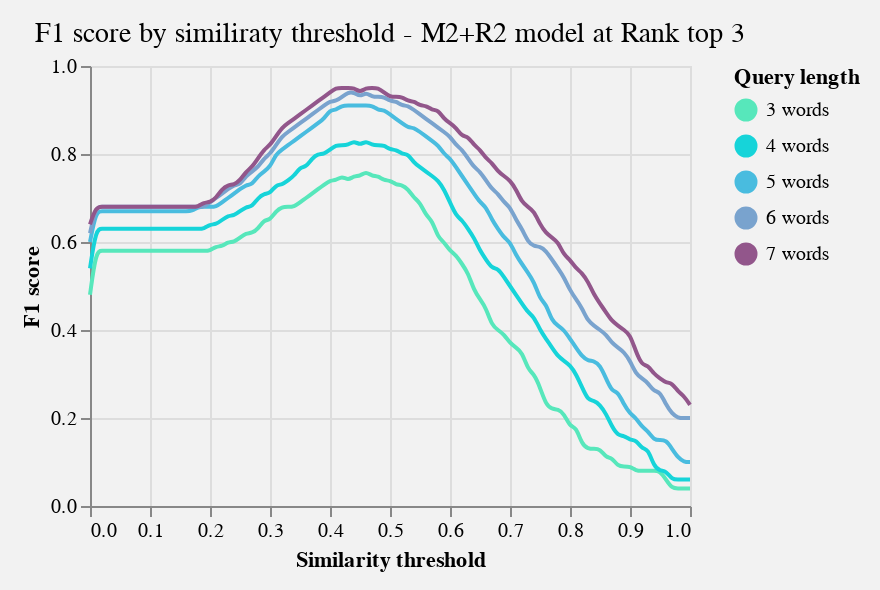

The code cell stored with this chart in its notebook:
### Code cell
def chart_with_tooltip(source, x, y, color, tooltip, title, chart_type):
    domain = source[color].unique()
    # range_ = ["#92568B","#79A3CE", "#49BCDF", "#16D4D9", "#57E7BB"][:len(domain)]
    range_ = ["#57E7BB","#16D4D9", "#49BCDF", "#79A3CE", "#92568B"][:len(domain)]
    
    chart1 = alt.Chart(df_reduced).mark_line().encode(
            alt.X('{}:Q'.format(x)),
            alt.Y('{}:Q'.format(y)),
            color = alt.Color('{}:N'.format(color), scale=alt.Scale(domain=domain, range=range_)),
            tooltip="{}:Q".format(tooltip))

    nearest = alt.selection(type='single', nearest=True, on='mouseover', fields=[x], empty='none')

        # The basic line
    
    line = alt.Chart(source).mark_line(interpolate='basis').encode(
            alt.X('{}:Q'.format(x)),
            alt.Y('{}:Q'.format(y)),
            color = alt.Color('{}:N'.format(color), scale=alt.Scale(domain=domain, range=range_)))
    
    if chart_type == "point":    
        point = alt.Chart(source).mark_point(interpolate='basis').encode(
                alt.X('{}:Q'.format(x)),
                alt.Y('{}:Q'.format(y)),
                color = alt.Color('{}:N'.format(color), scale=alt.Scale(domain=domain, range=range_)))

        # Transparent selectors across the chart. This is what tells us
        # the x-value of the cursor
    selectors = alt.Chart(source).mark_point().encode(
            x='{}:Q'.format(x),
            opacity=alt.value(0),
        ).add_selection(
            nearest)

        # Draw points on the line, and highlight based on selection
    points = line.mark_point().encode(opacity=alt.condition(nearest, alt.value(1), alt.value(0))    )

        # Draw text labels near the points, and highlight based on selection
    text = line.mark_text(align='left', dx=5, dy=-5).encode(text=alt.condition(nearest, 'F1 score:Q', alt.value(' ')))

        # Draw a rule at the location of the selection
    rules = alt.Chart(source).mark_rule(color='gray').encode(
            x='{}:Q'.format(x),
        ).transform_filter(
            nearest
        )
        # Put the five layers into a chart and bind the data
     
    if chart_type == "point":
        chart = alt.layer(
            point, selectors, points, rules, text
            ).properties(
                width=300, height=220,
            title=alt.TitleParams(text=title, fontSize = 15, fontWeight = 400), 
            padding={"left": 10, "top": 10, "right": 10, "bottom": 10}
            ).configure(background='#F2F2F2')
        
    else:
        
        
        chart = alt.layer(
                line, selectors, points, rules, text
            ).properties(
                width=300, height=220,
            title=alt.TitleParams(text=title, fontSize = 14, fontWeight = 400), 
            padding={"left": 10, "top": 10, "right": 10, "bottom": 10}
            ).configure(background='#F2F2F2')

        
    return chart 
source = df_reduced
x = "Similarity threshold"
y = "F1 score"
color = "Query length"
tooltip = "F1 score"
chart_type = "line"
title = 'F1 score by similiraty threshold - M2+R2 model at Rank top 3'
chart_with_tooltip(source, x, y, color, tooltip, title, chart_type)

### Figure 1 — Vega-Lite specification as saved in the notebook (floating-point values rounded to 4 significant figures; data arrays with more than 128 entries replaced by an {"elided": "..."} marker saying what was removed)
{"config": {"view": {"continuousWidth": 400, "continuousHeight": 300}, "background": "#F2F2F2"}, "layer": [{"mark": {"type": "line", "interpolate": "basis"}, "encoding": {"color": {"type": "nominal", "field": "Query length", "scale": {"domain": ["3 words", "4 words", "5 words", "6 words", "7 words"], "range": ["#57E7BB", "#16D4D9", "#49BCDF", "#79A3CE", "#92568B"]}}, "x": {"type": "quantitative", "field": "Similarity threshold"}, "y": {"type": "quantitative", "field": "F1 score"}}}, {"mark": "point", "encoding": {"opacity": {"value": 0}, "x": {"type": "quantitative", "field": "Similarity threshold"}}, "selection": {"selector009": {"type": "single", "nearest": true, "on": "mouseover", "fields": ["Similarity threshold"], "empty": "none"}}}, {"mark": "point", "encoding": {"color": {"type": "nominal", "field": "Query length", "scale": {"domain": ["3 words", "4 words", "5 words", "6 words", "7 words"], "range": ["#57E7BB", "#16D4D9", "#49BCDF", "#79A3CE", "#92568B"]}}, "opacity": {"condition": {"value": 1, "selection": "selector009"}, "value": 0}, "x": {"type": "quantitative", "field": "Similarity threshold"}, "y": {"type": "quantitative", "field": "F1 score"}}}, {"mark": {"type": "rule", "color": "gray"}, "encoding": {"x": {"type": "quantitative", "field": "Similarity threshold"}}, "transform": [{"filter": {"selection": "selector009"}}]}, {"mark": {"type": "text", "align": "left", "dx": 5, "dy": -5}, "encoding": {"color": {"type": "nominal", "field": "Query length", "scale": {"domain": ["3 words", "4 words", "5 words", "6 words", "7 words"], "range": ["#57E7BB", "#16D4D9", "#49BCDF", "#79A3CE", "#92568B"]}}, "text": {"condition": {"type": "quantitative", "field": "F1 score", "selection": "selector009"}, "value": " "}, "x": {"type": "quantitative", "field": "Similarity threshold"}, "y": {"type": "quantitative", "field": "F1 score"}}}], "data": {"name": "data-907059aa9c25f8f6a05cb95c741c644b"}, "height": 220, "padding": {"left": 10, "top": 10, "right": 10, "bottom": 10}, "title": {"text": "F1 score by similiraty threshold - M2+R2 model at Rank top 3", "fontSize": 14, "fontWeight": 400}, "width": 300, "$schema": "https://vega.github.io/schema/vega-lite/v4.8.1.json", "datasets": {"data-907059aa9c25f8f6a05cb95c741c644b": {"elided": "505 records"}}}
